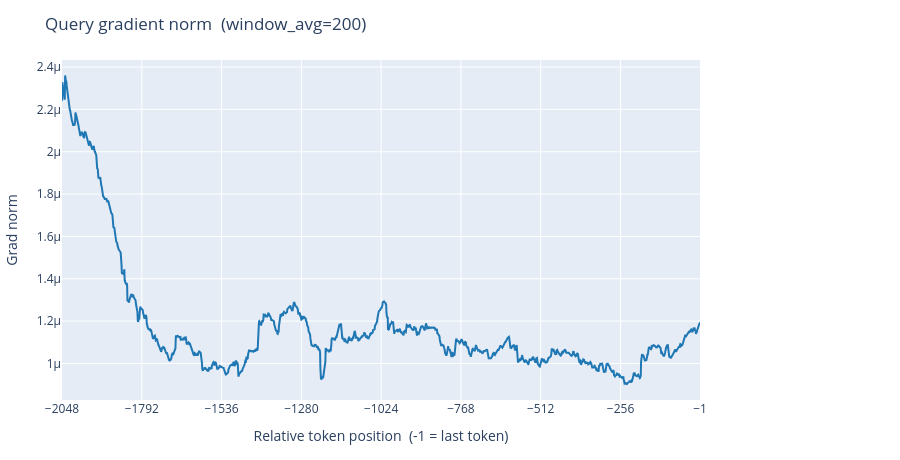

Notebook code for this chart:
### Markdown cell above
### Query — single trajectory: grad only

### Code cell
plot_norms(None, q_grad,
           select=(8000, 0, 0, 0),
           window_avg=200,
           title='Query gradient norm').show()

### Figure 1 — Plotly figure (JSON) as saved in the notebook; plotly's stock layout.template omitted (floating-point values rounded to 4 significant figures; data arrays with more than 128 entries replaced by an {"elided": "..."} marker saying what was removed)
{"data": [{"hovertemplate": "pos: %{x}<br>grad: %{y:.4f} [curve]<extra></extra>", "legendgroup": "curve", "line": {"color": "#1f77b4", "width": 2}, "mode": "lines", "name": "curve", "type": "scatter", "x": {"elided": "2048 int values"}, "y": {"elided": "2048 float values"}, "yaxis": "y"}], "layout": {"height": 460, "legend": {"x": 1.02, "xanchor": "left", "y": 1, "yanchor": "top"}, "margin": {"b": 60, "l": 60, "r": 200, "t": 60}, "title": {"text": "Query gradient norm  (window_avg=200)"}, "xaxis": {"tickmode": "array", "tickvals": [-2048, -1792, -1536, -1280, -1024, -768, -512, -256, -1], "title": {"text": "Relative token position  (-1 = last token)"}}, "yaxis": {"range": [8.275e-07, 2.433e-06], "title": {"text": "Grad norm"}}}}
